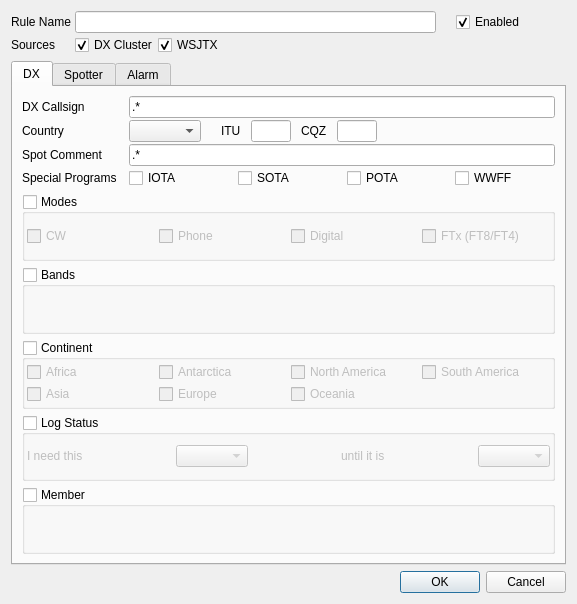
<?xml version="1.0" encoding="UTF-8"?>
<ui version="4.0">
 <class>AlertRuleDetail</class>
 <widget class="QDialog" name="AlertRuleDetail">
  <property name="geometry">
   <rect>
    <x>0</x>
    <y>0</y>
    <width>577</width>
    <height>604</height>
   </rect>
  </property>
  <property name="windowTitle">
   <string>Alert Rule Detail</string>
  </property>
  <layout class="QVBoxLayout" name="verticalLayout">
   <item>
    <layout class="QHBoxLayout" name="horizontalLayout">
     <item>
      <layout class="QFormLayout" name="formLayout">
       <property name="horizontalSpacing">
        <number>4</number>
       </property>
       <property name="verticalSpacing">
        <number>2</number>
       </property>
       <item row="0" column="0">
        <widget class="QLabel" name="ruleNameLabel">
         <property name="text">
          <string>Rule Name</string>
         </property>
        </widget>
       </item>
       <item row="0" column="1">
        <layout class="QHBoxLayout" name="horizontalLayout_3">
         <item>
          <widget class="QLineEdit" name="ruleNameEdit">
           <property name="sizePolicy">
            <sizepolicy hsizetype="Expanding" vsizetype="Fixed">
             <horstretch>0</horstretch>
             <verstretch>0</verstretch>
            </sizepolicy>
           </property>
          </widget>
         </item>
         <item>
          <spacer name="horizontalSpacer_8">
           <property name="orientation">
            <enum>Qt::Horizontal</enum>
           </property>
           <property name="sizeType">
            <enum>QSizePolicy::Maximum</enum>
           </property>
           <property name="sizeHint" stdset="0">
            <size>
             <width>20</width>
             <height>20</height>
            </size>
           </property>
          </spacer>
         </item>
         <item>
          <widget class="QCheckBox" name="ruleEnabledCheckBox">
           <property name="sizePolicy">
            <sizepolicy hsizetype="Preferred" vsizetype="Preferred">
             <horstretch>0</horstretch>
             <verstretch>0</verstretch>
            </sizepolicy>
           </property>
           <property name="text">
            <string>Enabled</string>
           </property>
           <property name="checked">
            <bool>true</bool>
           </property>
          </widget>
         </item>
        </layout>
       </item>
       <item row="1" column="0">
        <widget class="QLabel" name="sourceLabel">
         <property name="text">
          <string>Sources</string>
         </property>
        </widget>
       </item>
       <item row="1" column="1">
        <layout class="QHBoxLayout" name="horizontalLayout_2">
         <item>
          <widget class="QCheckBox" name="dxcCheckBox">
           <property name="text">
            <string>DX Cluster</string>
           </property>
           <property name="checked">
            <bool>true</bool>
           </property>
          </widget>
         </item>
         <item>
          <widget class="QCheckBox" name="wsjtxCheckBox">
           <property name="text">
            <string>WSJTX</string>
           </property>
           <property name="checked">
            <bool>true</bool>
           </property>
          </widget>
         </item>
         <item>
          <spacer name="horizontalSpacer_2">
           <property name="orientation">
            <enum>Qt::Horizontal</enum>
           </property>
           <property name="sizeHint" stdset="0">
            <size>
             <width>40</width>
             <height>20</height>
            </size>
           </property>
          </spacer>
         </item>
        </layout>
       </item>
      </layout>
     </item>
     <item>
      <spacer name="horizontalSpacer">
       <property name="orientation">
        <enum>Qt::Horizontal</enum>
       </property>
       <property name="sizeType">
        <enum>QSizePolicy::Preferred</enum>
       </property>
       <property name="sizeHint" stdset="0">
        <size>
         <width>40</width>
         <height>20</height>
        </size>
       </property>
      </spacer>
     </item>
    </layout>
   </item>
   <item>
    <widget class="QTabWidget" name="tabWidget">
     <property name="currentIndex">
      <number>0</number>
     </property>
     <property name="tabsClosable">
      <bool>false</bool>
     </property>
     <widget class="QWidget" name="dx">
      <attribute name="title">
       <string>DX</string>
      </attribute>
      <layout class="QVBoxLayout" name="verticalLayout_4">
       <item>
        <layout class="QFormLayout" name="formLayout_3">
         <property name="horizontalSpacing">
          <number>12</number>
         </property>
         <property name="verticalSpacing">
          <number>2</number>
         </property>
         <item row="0" column="0">
          <widget class="QLabel" name="dxCallsignLabel">
           <property name="text">
            <string>DX Callsign</string>
           </property>
          </widget>
         </item>
         <item row="0" column="1">
          <widget class="QLineEdit" name="dxCallsignEdit">
           <property name="toolTip">
            <string>Use Perl-like regular expression</string>
           </property>
           <property name="text">
            <string>.*</string>
           </property>
           <property name="placeholderText">
            <string/>
           </property>
          </widget>
         </item>
         <item row="1" column="0">
          <widget class="QLabel" name="countryLabel">
           <property name="text">
            <string>Country</string>
           </property>
          </widget>
         </item>
         <item row="1" column="1">
          <layout class="QHBoxLayout" name="horizontalLayout_4">
           <item>
            <widget class="SmartSearchBox" name="countryCombo">
             <property name="sizePolicy">
              <sizepolicy hsizetype="Maximum" vsizetype="Fixed">
               <horstretch>0</horstretch>
               <verstretch>0</verstretch>
              </sizepolicy>
             </property>
            </widget>
           </item>
           <item>
            <spacer name="horizontalSpacer_4">
             <property name="orientation">
              <enum>Qt::Horizontal</enum>
             </property>
             <property name="sizeType">
              <enum>QSizePolicy::Maximum</enum>
             </property>
             <property name="sizeHint" stdset="0">
              <size>
               <width>20</width>
               <height>20</height>
              </size>
             </property>
            </spacer>
           </item>
           <item>
            <widget class="QLabel" name="ituLabel">
             <property name="text">
              <string>ITU</string>
             </property>
            </widget>
           </item>
           <item>
            <spacer name="horizontalSpacer_5">
             <property name="orientation">
              <enum>Qt::Horizontal</enum>
             </property>
             <property name="sizeType">
              <enum>QSizePolicy::Maximum</enum>
             </property>
             <property name="sizeHint" stdset="0">
              <size>
               <width>10</width>
               <height>20</height>
              </size>
             </property>
            </spacer>
           </item>
           <item>
            <widget class="QLineEdit" name="ituEdit">
             <property name="sizePolicy">
              <sizepolicy hsizetype="Maximum" vsizetype="Fixed">
               <horstretch>0</horstretch>
               <verstretch>0</verstretch>
              </sizepolicy>
             </property>
             <property name="maximumSize">
              <size>
               <width>40</width>
               <height>16777215</height>
              </size>
             </property>
             <property name="maxLength">
              <number>2</number>
             </property>
            </widget>
           </item>
           <item>
            <spacer name="horizontalSpacer_7">
             <property name="orientation">
              <enum>Qt::Horizontal</enum>
             </property>
             <property name="sizeType">
              <enum>QSizePolicy::Maximum</enum>
             </property>
             <property name="sizeHint" stdset="0">
              <size>
               <width>10</width>
               <height>20</height>
              </size>
             </property>
            </spacer>
           </item>
           <item>
            <widget class="QLabel" name="cqzLabel">
             <property name="text">
              <string>CQZ</string>
             </property>
            </widget>
           </item>
           <item>
            <spacer name="horizontalSpacer_6">
             <property name="orientation">
              <enum>Qt::Horizontal</enum>
             </property>
             <property name="sizeType">
              <enum>QSizePolicy::Maximum</enum>
             </property>
             <property name="sizeHint" stdset="0">
              <size>
               <width>10</width>
               <height>20</height>
              </size>
             </property>
            </spacer>
           </item>
           <item>
            <widget class="QLineEdit" name="cqzEdit">
             <property name="sizePolicy">
              <sizepolicy hsizetype="Maximum" vsizetype="Fixed">
               <horstretch>0</horstretch>
               <verstretch>0</verstretch>
              </sizepolicy>
             </property>
             <property name="maximumSize">
              <size>
               <width>40</width>
               <height>16777215</height>
              </size>
             </property>
             <property name="maxLength">
              <number>2</number>
             </property>
            </widget>
           </item>
           <item>
            <spacer name="horizontalSpacer_3">
             <property name="orientation">
              <enum>Qt::Horizontal</enum>
             </property>
             <property name="sizeHint" stdset="0">
              <size>
               <width>40</width>
               <height>20</height>
              </size>
             </property>
            </spacer>
           </item>
          </layout>
         </item>
         <item row="2" column="0">
          <widget class="QLabel" name="spotCommentLabel">
           <property name="text">
            <string>Spot Comment</string>
           </property>
          </widget>
         </item>
         <item row="2" column="1">
          <widget class="QLineEdit" name="spotCommentEdit">
           <property name="toolTip">
            <string>Use Perl-like regular expression</string>
           </property>
           <property name="text">
            <string>.*</string>
           </property>
           <property name="placeholderText">
            <string/>
           </property>
          </widget>
         </item>
         <item row="3" column="0">
          <widget class="QLabel" name="label">
           <property name="text">
            <string>Special Programs</string>
           </property>
          </widget>
         </item>
         <item row="3" column="1">
          <layout class="QHBoxLayout" name="horizontalLayout_5">
           <property name="spacing">
            <number>9</number>
           </property>
           <item>
            <widget class="QCheckBox" name="iotaCheckbox">
             <property name="text">
              <string>IOTA</string>
             </property>
            </widget>
           </item>
           <item>
            <widget class="QCheckBox" name="sotaCheckbox">
             <property name="text">
              <string>SOTA</string>
             </property>
            </widget>
           </item>
           <item>
            <widget class="QCheckBox" name="potaCheckbox">
             <property name="text">
              <string>POTA</string>
             </property>
            </widget>
           </item>
           <item>
            <widget class="QCheckBox" name="wwffCheckbox">
             <property name="text">
              <string>WWFF</string>
             </property>
            </widget>
           </item>
          </layout>
         </item>
        </layout>
       </item>
       <item>
        <widget class="QGroupBox" name="modes">
         <property name="sizePolicy">
          <sizepolicy hsizetype="Preferred" vsizetype="Preferred">
           <horstretch>0</horstretch>
           <verstretch>0</verstretch>
          </sizepolicy>
         </property>
         <property name="title">
          <string>Modes</string>
         </property>
         <property name="checkable">
          <bool>true</bool>
         </property>
         <property name="checked">
          <bool>false</bool>
         </property>
         <layout class="QVBoxLayout" name="verticalLayout_2">
          <property name="spacing">
           <number>2</number>
          </property>
          <property name="leftMargin">
           <number>2</number>
          </property>
          <property name="topMargin">
           <number>2</number>
          </property>
          <property name="rightMargin">
           <number>2</number>
          </property>
          <property name="bottomMargin">
           <number>2</number>
          </property>
          <item>
           <layout class="QGridLayout" name="modes_group">
            <property name="horizontalSpacing">
             <number>4</number>
            </property>
            <property name="verticalSpacing">
             <number>2</number>
            </property>
            <item row="0" column="3">
             <widget class="QCheckBox" name="ftxcheckbox">
              <property name="sizePolicy">
               <sizepolicy hsizetype="Expanding" vsizetype="Preferred">
                <horstretch>0</horstretch>
                <verstretch>0</verstretch>
               </sizepolicy>
              </property>
              <property name="text">
               <string>FTx (FT8/FT4)</string>
              </property>
             </widget>
            </item>
            <item row="0" column="2">
             <widget class="QCheckBox" name="digitalcheckbox">
              <property name="sizePolicy">
               <sizepolicy hsizetype="Expanding" vsizetype="Preferred">
                <horstretch>0</horstretch>
                <verstretch>0</verstretch>
               </sizepolicy>
              </property>
              <property name="text">
               <string>Digital</string>
              </property>
             </widget>
            </item>
            <item row="0" column="1">
             <widget class="QCheckBox" name="phonecheckbox">
              <property name="sizePolicy">
               <sizepolicy hsizetype="Expanding" vsizetype="Preferred">
                <horstretch>0</horstretch>
                <verstretch>0</verstretch>
               </sizepolicy>
              </property>
              <property name="text">
               <string>Phone</string>
              </property>
             </widget>
            </item>
            <item row="0" column="0">
             <widget class="QCheckBox" name="cwcheckbox">
              <property name="sizePolicy">
               <sizepolicy hsizetype="Expanding" vsizetype="Preferred">
                <horstretch>0</horstretch>
                <verstretch>0</verstretch>
               </sizepolicy>
              </property>
              <property name="text">
               <string>CW</string>
              </property>
             </widget>
            </item>
           </layout>
          </item>
         </layout>
        </widget>
       </item>
       <item>
        <widget class="QGroupBox" name="bands">
         <property name="title">
          <string>Bands</string>
         </property>
         <property name="checkable">
          <bool>true</bool>
         </property>
         <property name="checked">
          <bool>false</bool>
         </property>
         <layout class="QVBoxLayout" name="verticalLayout_6">
          <property name="spacing">
           <number>2</number>
          </property>
          <property name="leftMargin">
           <number>2</number>
          </property>
          <property name="topMargin">
           <number>2</number>
          </property>
          <property name="rightMargin">
           <number>2</number>
          </property>
          <property name="bottomMargin">
           <number>2</number>
          </property>
          <item>
           <layout class="QGridLayout" name="band_group">
            <property name="horizontalSpacing">
             <number>4</number>
            </property>
            <property name="verticalSpacing">
             <number>2</number>
            </property>
           </layout>
          </item>
         </layout>
        </widget>
       </item>
       <item>
        <widget class="QGroupBox" name="continent">
         <property name="title">
          <string>Continent</string>
         </property>
         <property name="checkable">
          <bool>true</bool>
         </property>
         <property name="checked">
          <bool>false</bool>
         </property>
         <layout class="QVBoxLayout" name="verticalLayout_3">
          <property name="spacing">
           <number>2</number>
          </property>
          <property name="leftMargin">
           <number>2</number>
          </property>
          <property name="topMargin">
           <number>2</number>
          </property>
          <property name="rightMargin">
           <number>2</number>
          </property>
          <property name="bottomMargin">
           <number>2</number>
          </property>
          <item>
           <layout class="QGridLayout" name="cont_group">
            <property name="horizontalSpacing">
             <number>4</number>
            </property>
            <property name="verticalSpacing">
             <number>2</number>
            </property>
            <item row="0" column="3">
             <widget class="QCheckBox" name="sacheckbox">
              <property name="text">
               <string>South America</string>
              </property>
             </widget>
            </item>
            <item row="0" column="1">
             <widget class="QCheckBox" name="ancheckbox">
              <property name="text">
               <string>Antarctica</string>
              </property>
             </widget>
            </item>
            <item row="0" column="2">
             <widget class="QCheckBox" name="nacheckbox">
              <property name="text">
               <string>North America</string>
              </property>
             </widget>
            </item>
            <item row="1" column="2">
             <widget class="QCheckBox" name="occheckbox">
              <property name="text">
               <string>Oceania</string>
              </property>
             </widget>
            </item>
            <item row="1" column="0">
             <widget class="QCheckBox" name="ascheckbox">
              <property name="text">
               <string>Asia</string>
              </property>
             </widget>
            </item>
            <item row="1" column="1">
             <widget class="QCheckBox" name="eucheckbox">
              <property name="text">
               <string>Europe</string>
              </property>
             </widget>
            </item>
            <item row="0" column="0">
             <widget class="QCheckBox" name="afcheckbox">
              <property name="text">
               <string>Africa</string>
              </property>
             </widget>
            </item>
           </layout>
          </item>
         </layout>
        </widget>
       </item>
       <item>
        <widget class="QGroupBox" name="logStatusGroupBox">
         <property name="toolTip">
          <string>Checked: the rule alerts as long as the sentence is true. Unchecked: the log is not consulted.</string>
         </property>
         <property name="title">
          <string>Log Status</string>
         </property>
         <property name="checkable">
          <bool>true</bool>
         </property>
         <property name="checked">
          <bool>false</bool>
         </property>
         <layout class="QVBoxLayout" name="verticalLayout_logStatus">
          <property name="spacing">
           <number>2</number>
          </property>
          <property name="leftMargin">
           <number>2</number>
          </property>
          <property name="topMargin">
           <number>2</number>
          </property>
          <property name="rightMargin">
           <number>2</number>
          </property>
          <property name="bottomMargin">
           <number>2</number>
          </property>
          <item>
            <layout class="QHBoxLayout" name="logStatusLayout">
             <item>
              <widget class="QLabel" name="logStatusNeedLabel">
               <property name="text">
                <string>I need this</string>
               </property>
              </widget>
             </item>
             <item>
              <spacer name="logStatusSpacer1">
               <property name="orientation">
                <enum>Qt::Horizontal</enum>
               </property>
               <property name="sizeHint" stdset="0">
                <size>
                 <width>20</width>
                 <height>20</height>
                </size>
               </property>
              </spacer>
             </item>
             <item>
              <widget class="QComboBox" name="logStatusNeedCombo">
               <property name="sizeAdjustPolicy">
                <enum>QComboBox::AdjustToContents</enum>
               </property>
              </widget>
             </item>
             <item>
              <spacer name="logStatusSpacer2">
               <property name="orientation">
                <enum>Qt::Horizontal</enum>
               </property>
               <property name="sizeHint" stdset="0">
                <size>
                 <width>20</width>
                 <height>20</height>
                </size>
               </property>
              </spacer>
             </item>
             <item>
              <widget class="QLabel" name="logStatusUntilLabel">
               <property name="text">
                <string>until it is</string>
               </property>
              </widget>
             </item>
             <item>
              <spacer name="logStatusSpacer3">
               <property name="orientation">
                <enum>Qt::Horizontal</enum>
               </property>
               <property name="sizeHint" stdset="0">
                <size>
                 <width>20</width>
                 <height>20</height>
                </size>
               </property>
              </spacer>
             </item>
             <item>
              <widget class="QComboBox" name="logStatusUntilCombo">
               <property name="sizeAdjustPolicy">
                <enum>QComboBox::AdjustToContents</enum>
               </property>
              </widget>
             </item>
            </layout>
          </item>
         </layout>
        </widget>
       </item>
       <item>
        <widget class="QGroupBox" name="memberGroupBox">
         <property name="title">
          <string>Member</string>
         </property>
         <property name="checkable">
          <bool>true</bool>
         </property>
         <property name="checked">
          <bool>false</bool>
         </property>
         <layout class="QVBoxLayout" name="verticalLayout_8">
          <property name="spacing">
           <number>2</number>
          </property>
          <property name="leftMargin">
           <number>2</number>
          </property>
          <property name="topMargin">
           <number>2</number>
          </property>
          <property name="rightMargin">
           <number>2</number>
          </property>
          <property name="bottomMargin">
           <number>2</number>
          </property>
          <item>
           <layout class="QGridLayout" name="dxMemberGrid">
            <property name="horizontalSpacing">
             <number>4</number>
            </property>
            <property name="verticalSpacing">
             <number>2</number>
            </property>
           </layout>
          </item>
         </layout>
        </widget>
       </item>
      </layout>
     </widget>
     <widget class="QWidget" name="Spotter">
      <attribute name="title">
       <string>Spotter</string>
      </attribute>
      <layout class="QVBoxLayout" name="verticalLayout_7">
       <item>
        <layout class="QFormLayout" name="formLayout_4">
         <item row="0" column="0">
          <widget class="QLabel" name="spotterCountry">
           <property name="text">
            <string>Country</string>
           </property>
          </widget>
         </item>
         <item row="0" column="1">
          <widget class="SmartSearchBox" name="spotterCountryCombo">
           <property name="sizePolicy">
            <sizepolicy hsizetype="Maximum" vsizetype="Fixed">
             <horstretch>0</horstretch>
             <verstretch>0</verstretch>
            </sizepolicy>
           </property>
          </widget>
         </item>
        </layout>
       </item>
       <item>
        <widget class="QGroupBox" name="continent_spotter">
         <property name="title">
          <string>Continent</string>
         </property>
         <property name="checkable">
          <bool>true</bool>
         </property>
         <property name="checked">
          <bool>false</bool>
         </property>
         <layout class="QVBoxLayout" name="verticalLayout_5">
          <item>
           <layout class="QGridLayout" name="cont_group_spotter">
            <item row="0" column="1">
             <widget class="QCheckBox" name="ancheckbox_spotter">
              <property name="text">
               <string>Antarctica</string>
              </property>
              <property name="checked">
               <bool>false</bool>
              </property>
             </widget>
            </item>
            <item row="1" column="0">
             <widget class="QCheckBox" name="ascheckbox_spotter">
              <property name="text">
               <string>Asia</string>
              </property>
              <property name="checked">
               <bool>false</bool>
              </property>
             </widget>
            </item>
            <item row="1" column="1">
             <widget class="QCheckBox" name="eucheckbox_spotter">
              <property name="text">
               <string>Europe</string>
              </property>
              <property name="checked">
               <bool>false</bool>
              </property>
             </widget>
            </item>
            <item row="0" column="0">
             <widget class="QCheckBox" name="afcheckbox_spotter">
              <property name="text">
               <string>Africa</string>
              </property>
              <property name="checked">
               <bool>false</bool>
              </property>
             </widget>
            </item>
            <item row="0" column="2">
             <widget class="QCheckBox" name="nacheckbox_spotter">
              <property name="text">
               <string>North America</string>
              </property>
              <property name="checked">
               <bool>false</bool>
              </property>
             </widget>
            </item>
            <item row="1" column="2">
             <widget class="QCheckBox" name="occheckbox_spotter">
              <property name="text">
               <string>Oceania</string>
              </property>
              <property name="checked">
               <bool>false</bool>
              </property>
             </widget>
            </item>
            <item row="0" column="3">
             <widget class="QCheckBox" name="sacheckbox_spotter">
              <property name="text">
               <string>South America</string>
              </property>
              <property name="checked">
               <bool>false</bool>
              </property>
             </widget>
            </item>
           </layout>
          </item>
         </layout>
        </widget>
       </item>
       <item>
        <spacer name="verticalSpacer_3">
         <property name="orientation">
          <enum>Qt::Vertical</enum>
         </property>
         <property name="sizeHint" stdset="0">
          <size>
           <width>20</width>
           <height>40</height>
          </size>
         </property>
        </spacer>
       </item>
      </layout>
     </widget>
     <widget class="QWidget" name="alarm">
      <attribute name="title">
       <string>Alarm</string>
      </attribute>
      <layout class="QVBoxLayout" name="verticalLayout_alarm">
       <item>
        <widget class="QLabel" name="alarmLabel">
         <property name="text">
          <string>When this rule matches a spot:</string>
         </property>
        </widget>
       </item>
       <item>
        <widget class="QRadioButton" name="alarmNoneRadio">
         <property name="text">
          <string>No alarm</string>
         </property>
         <property name="checked">
          <bool>true</bool>
         </property>
        </widget>
       </item>
       <item>
        <widget class="QRadioButton" name="alarmBellRadio">
         <property name="toolTip">
          <string>Rings the system bell of your desktop. Needs no extra software, but the bell must be enabled in the desktop settings.</string>
         </property>
         <property name="text">
          <string>Ring the system bell</string>
         </property>
        </widget>
       </item>
       <item>
        <widget class="QRadioButton" name="alarmCommandRadio">
         <property name="toolTip">
          <string>Starts the command below. Nothing runs unless you enter a command.</string>
         </property>
         <property name="text">
          <string>Run a command</string>
         </property>
        </widget>
       </item>
       <item>
        <layout class="QFormLayout" name="formLayout_alarm">
         <property name="horizontalSpacing">
          <number>12</number>
         </property>
         <item row="0" column="0">
          <widget class="QLabel" name="alarmCommandLabel">
           <property name="text">
            <string>Command</string>
           </property>
          </widget>
         </item>
         <item row="0" column="1">
          <widget class="QLineEdit" name="alarmCommandEdit">
           <property name="toolTip">
            <string>Any program with its arguments, for example a Morse or text-to-speech tool or your own script.
Linux: morse -w 25 -f 700 -v 0.5 -e DX
Windows: powershell -c &quot;[console]::beep(700,300)&quot;
macOS: say DX</string>
           </property>
           <property name="placeholderText">
            <string>morse -w 25 -f 700 -v 0.5 -e DX</string>
           </property>
          </widget>
         </item>
         <item row="1" column="1">
          <widget class="QLabel" name="alarmPlaceholdersLabel">
           <property name="text">
            <string>Placeholders: {callsign} {band} {mode} {freq} {country} {rule}</string>
           </property>
          </widget>
         </item>
         <item row="2" column="0">
          <widget class="QLabel" name="alarmBackoffLabel">
           <property name="text">
            <string>Repeat</string>
           </property>
          </widget>
         </item>
         <item row="2" column="1">
          <layout class="QHBoxLayout" name="horizontalLayout_alarmBackoff">
           <item>
            <widget class="QLabel" name="alarmBackoffPrefixLabel">
             <property name="text">
              <string>not more than once per</string>
             </property>
            </widget>
           </item>
           <item>
            <widget class="QSpinBox" name="alarmBackoffSpin">
             <property name="toolTip">
              <string>The same callsign does not start the command again within this time. 0 means every time.</string>
             </property>
             <property name="suffix">
              <string> min</string>
             </property>
             <property name="maximum">
              <number>1440</number>
             </property>
             <property name="value">
              <number>5</number>
             </property>
            </widget>
           </item>
           <item>
            <widget class="QLabel" name="alarmBackoffSuffixLabel">
             <property name="text">
              <string>for the same callsign</string>
             </property>
            </widget>
           </item>
           <item>
            <spacer name="alarmBackoffSpacer">
             <property name="orientation">
              <enum>Qt::Horizontal</enum>
             </property>
             <property name="sizeHint" stdset="0">
              <size>
               <width>40</width>
               <height>20</height>
              </size>
             </property>
            </spacer>
           </item>
          </layout>
         </item>
         <item row="3" column="1">
          <layout class="QHBoxLayout" name="horizontalLayout_alarmTest">
           <item>
            <widget class="QPushButton" name="alarmTestButton">
             <property name="toolTip">
              <string>Runs the command once with sample values</string>
             </property>
             <property name="text">
              <string>Test</string>
             </property>
            </widget>
           </item>
           <item>
            <spacer name="alarmTestSpacer">
             <property name="orientation">
              <enum>Qt::Horizontal</enum>
             </property>
             <property name="sizeHint" stdset="0">
              <size>
               <width>40</width>
               <height>20</height>
              </size>
             </property>
            </spacer>
           </item>
          </layout>
         </item>
        </layout>
       </item>
       <item>
        <spacer name="alarmVerticalSpacer">
         <property name="orientation">
          <enum>Qt::Vertical</enum>
         </property>
         <property name="sizeHint" stdset="0">
          <size>
           <width>20</width>
           <height>40</height>
          </size>
         </property>
        </spacer>
       </item>
      </layout>
     </widget>
    </widget>
   </item>
   <item>
    <widget class="QDialogButtonBox" name="buttonBox">
     <property name="orientation">
      <enum>Qt::Horizontal</enum>
     </property>
     <property name="standardButtons">
      <set>QDialogButtonBox::Cancel|QDialogButtonBox::Ok</set>
     </property>
    </widget>
   </item>
  </layout>
 </widget>
 <customwidgets>
  <customwidget>
   <class>SmartSearchBox</class>
   <extends>QComboBox</extends>
   <header>ui/component/SmartSearchBox.h</header>
  </customwidget>
 </customwidgets>
 <tabstops>
  <tabstop>ruleNameEdit</tabstop>
  <tabstop>ruleEnabledCheckBox</tabstop>
  <tabstop>dxcCheckBox</tabstop>
  <tabstop>wsjtxCheckBox</tabstop>
  <tabstop>tabWidget</tabstop>
  <tabstop>logStatusGroupBox</tabstop>
  <tabstop>logStatusNeedCombo</tabstop>
  <tabstop>logStatusUntilCombo</tabstop>
  <tabstop>dxCallsignEdit</tabstop>
  <tabstop>countryCombo</tabstop>
  <tabstop>ituEdit</tabstop>
  <tabstop>cqzEdit</tabstop>
  <tabstop>spotCommentEdit</tabstop>
  <tabstop>iotaCheckbox</tabstop>
  <tabstop>sotaCheckbox</tabstop>
  <tabstop>potaCheckbox</tabstop>
  <tabstop>wwffCheckbox</tabstop>
  <tabstop>modes</tabstop>
  <tabstop>cwcheckbox</tabstop>
  <tabstop>phonecheckbox</tabstop>
  <tabstop>digitalcheckbox</tabstop>
  <tabstop>ftxcheckbox</tabstop>
  <tabstop>bands</tabstop>
  <tabstop>continent</tabstop>
  <tabstop>afcheckbox</tabstop>
  <tabstop>ancheckbox</tabstop>
  <tabstop>nacheckbox</tabstop>
  <tabstop>sacheckbox</tabstop>
  <tabstop>ascheckbox</tabstop>
  <tabstop>eucheckbox</tabstop>
  <tabstop>occheckbox</tabstop>
  <tabstop>memberGroupBox</tabstop>
  <tabstop>spotterCountryCombo</tabstop>
  <tabstop>continent_spotter</tabstop>
  <tabstop>alarmNoneRadio</tabstop>
  <tabstop>alarmBellRadio</tabstop>
  <tabstop>alarmCommandRadio</tabstop>
  <tabstop>alarmCommandEdit</tabstop>
  <tabstop>alarmBackoffSpin</tabstop>
  <tabstop>alarmTestButton</tabstop>
  <tabstop>afcheckbox_spotter</tabstop>
  <tabstop>ancheckbox_spotter</tabstop>
  <tabstop>nacheckbox_spotter</tabstop>
  <tabstop>sacheckbox_spotter</tabstop>
  <tabstop>ascheckbox_spotter</tabstop>
  <tabstop>eucheckbox_spotter</tabstop>
  <tabstop>occheckbox_spotter</tabstop>
 </tabstops>
 <resources/>
 <connections>
  <connection>
   <sender>buttonBox</sender>
   <signal>accepted()</signal>
   <receiver>AlertRuleDetail</receiver>
   <slot>save()</slot>
   <hints>
    <hint type="sourcelabel">
     <x>257</x>
     <y>610</y>
    </hint>
    <hint type="destinationlabel">
     <x>157</x>
     <y>274</y>
    </hint>
   </hints>
  </connection>
  <connection>
   <sender>buttonBox</sender>
   <signal>rejected()</signal>
   <receiver>AlertRuleDetail</receiver>
   <slot>reject()</slot>
   <hints>
    <hint type="sourcelabel">
     <x>325</x>
     <y>610</y>
    </hint>
    <hint type="destinationlabel">
     <x>286</x>
     <y>274</y>
    </hint>
   </hints>
  </connection>
  <connection>
   <sender>ruleNameEdit</sender>
   <signal>textChanged(QString)</signal>
   <receiver>AlertRuleDetail</receiver>
   <slot>ruleNameChanged(QString)</slot>
   <hints>
    <hint type="sourcelabel">
     <x>195</x>
     <y>23</y>
    </hint>
    <hint type="destinationlabel">
     <x>178</x>
     <y>309</y>
    </hint>
   </hints>
  </connection>
  <connection>
   <sender>dxCallsignEdit</sender>
   <signal>textChanged(QString)</signal>
   <receiver>AlertRuleDetail</receiver>
   <slot>callsignChanged(QString)</slot>
   <hints>
    <hint type="sourcelabel">
     <x>232</x>
     <y>149</y>
    </hint>
    <hint type="destinationlabel">
     <x>178</x>
     <y>309</y>
    </hint>
   </hints>
  </connection>
  <connection>
   <sender>spotCommentEdit</sender>
   <signal>textChanged(QString)</signal>
   <receiver>AlertRuleDetail</receiver>
   <slot>spotCommentChanged(QString)</slot>
   <hints>
    <hint type="sourcelabel">
     <x>232</x>
     <y>242</y>
    </hint>
    <hint type="destinationlabel">
     <x>178</x>
     <y>309</y>
    </hint>
   </hints>
  </connection>
 </connections>
 <slots>
  <slot>save()</slot>
  <slot>ruleNameChanged(QString)</slot>
  <slot>callsignChanged(QString)</slot>
  <slot>spotCommentChanged(QString)</slot>
 </slots>
</ui>
